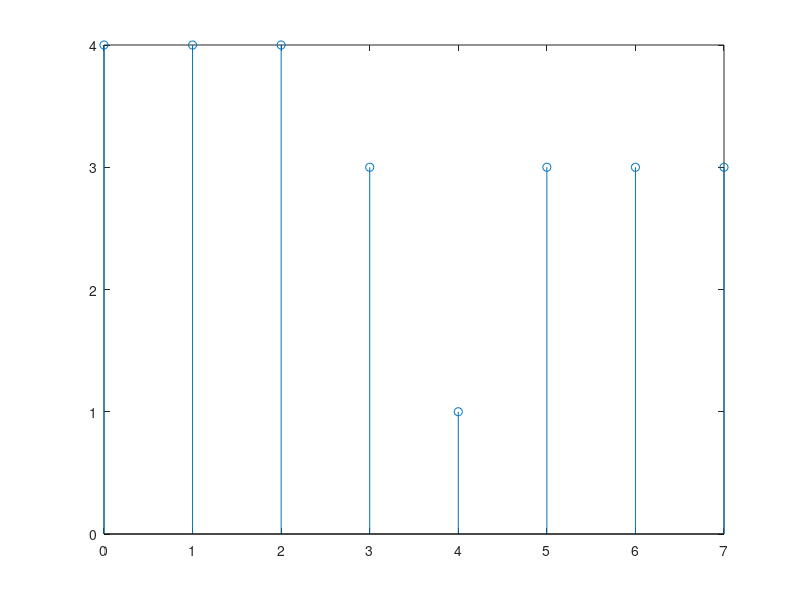
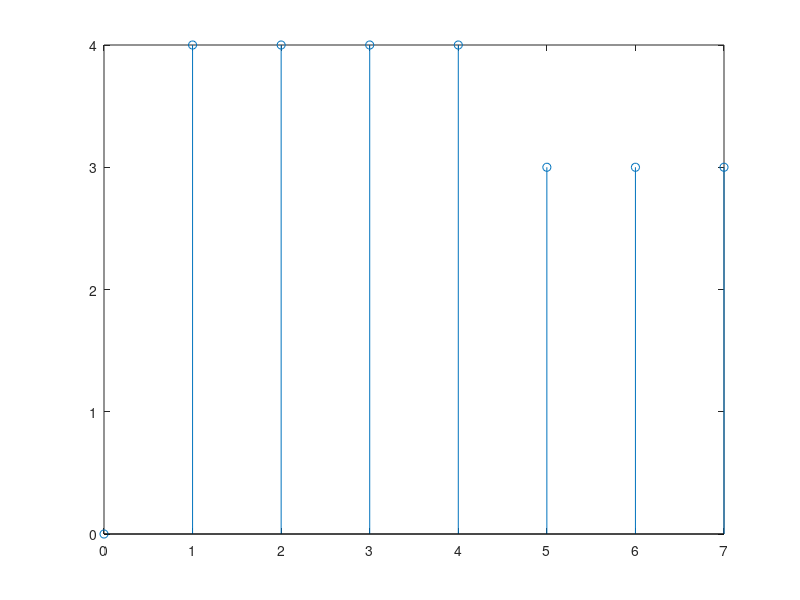

MATLAB code for these plots, in order:
clear;clc;
A = [0,0,0,2,0;
     2,1,1,1,1;
     3,6,5,2,3;
     3,7,7,4,5;
     2,5,6,6,7];
band=[];
for i=0:7
   band=[band i];
 end
freq=[];
count=0;
for i=0:7
     for j=1:25
         if i==A(j)
             count = count + 1;
         end
     end
     freq=[freq count];
     count=0;
end
% Cumulative sum:
sum=0;
cum=[];
for i=1:8
   sum=sum+freq(i);
   cum=[cum sum];
end
% PDF probability density function:
ans=0;
PDF=[];
for i=1:8
   ans=cum(i)/cum(end);
   PDF=[PDF ans];
   ans=0;                                    
end
% PDF * Max gray value:
ans=0;
maxPDF=[];
for i=1:8
   ans=PDF(i)*band(end);
   maxPDF=[maxPDF ans];
   ans=0;
end
% ROUND(PDF * Max gray value):
ans=0;
roundMaxPDF=[];
for i=1:8
   roundMaxPDF=[roundMaxPDF round(maxPDF(i))];
   ans=0;
end

figure();
stem(band,freq);

% Equilized histogram:
eqHgram=[];
temp=0;
sum =0;
for i=1:8
    temp=i-1;
    index = find(roundMaxPDF==temp);
    index;
    lenIndex = length(index);
    lenIndex;
    if lenIndex == 0
        eqHgram=[eqHgram 0];
    else
        for i=1:lenIndex
            sum = sum + freq(index(i));
        end
        eqHgram=[eqHgram sum];
        sum = 0;
    end
end 

figure();
stem(band,eqHgram);

result=[band;freq;cum;PDF;maxPDF;roundMaxPDF;eqHgram];
result